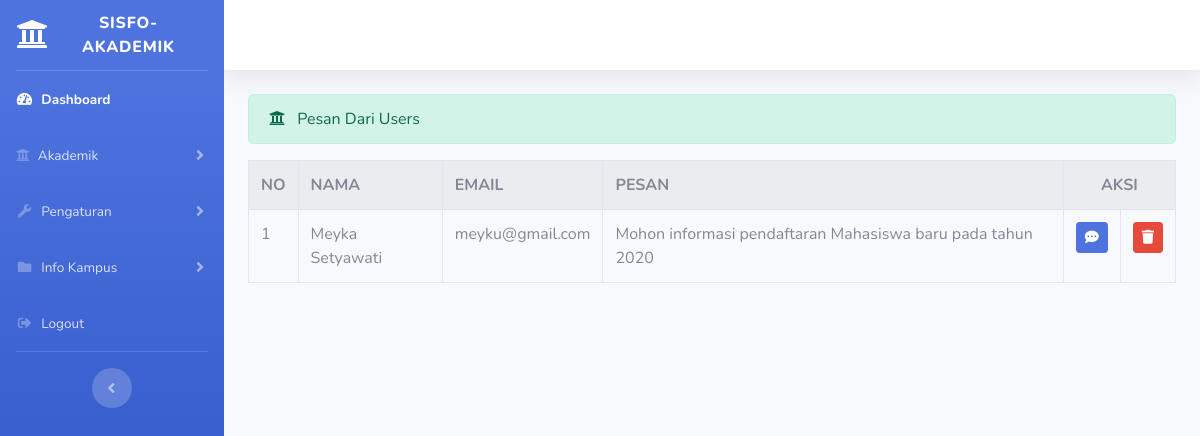
The app's page /index.php/administrator/hubungi_kami with its own data.
### tables this page shows
CREATE TABLE `hubungi` (
  `id_hubungi` int(11) NOT NULL,
  `nama` varchar(50) NOT NULL,
  `email` varchar(50) NOT NULL,
  `pesan` varchar(350) NOT NULL
);

### application/controllers/administrator/hubungi_kami.php (called while the page is built, shortened)
<?php
class Hubungi_kami extends CI_Controller {
	public function index()
	{
        $data['hubungi'] = $this->hubungi_model->tampil_data('hubungi')->result();
		$this->load->view('templates_administrator/header');
        $this->load->view('templates_administrator/sidebar');
        $this->load->view('administrator/hubungi_kami', $data);
        $this->load->view('templates_administrator/footer');
    }
}

### index.php (called while the page is built, shortened)
<?php
require_once BASEPATH.'core/CodeIgniter.php';

### application/models/hubungi_model.php (called while the page is built, shortened)
<?php
class Hubungi_model extends CI_Model {
    public function tampil_data($table)
    {
        return $this->db->get($table);
    }
}

### application/views/administrator/hubungi_kami.php (the view, shortened to what this page needs)
<div class="container-fluid">
    <div class="alert alert-success" role="alert">
    <i class="fas fa-university mr-2"></i> Pesan Dari Users
    </div>
    <table class="table table-bordered table-striped table-hover mt-3">
        <tr>
            <th>NO</th>
            <th>NAMA</th>
            <th>EMAIL</th>
            <th>PESAN</th>
            <th colspan="2" class="text-center">AKSI</th>
        </tr>
        <?php $no = 1; ?>
        <?php foreach ($hubungi as $hub) : ?>
            <tr>
                <td width="20px"><?= $no; ?></td>
                <td><?= $hub->nama; ?></td>
                <td><?= $hub->email; ?></td>
                <td><?= $hub->pesan; ?></td>
                <td width="20px"><?= anchor('administrator/hubungi_kami/kirim_email/'.$hub->id_hubungi, '<div class="btn btn-sm btn-primary"><i class="fas fa-comment-dots"><i></div>'); ?></td>
                <td width="20px"><?= anchor('administrator/hubungi_kami/delete/'.$hub->id_hubungi, '<div class="btn btn-sm btn-danger"><i class="fa fa-trash"><i></div>'); ?></td>
            </tr>
            <?php $no++; ?>
        <?php endforeach; ?>
    </table>
</div>

### records on screen
hubungi: nama "Meyka Setyawati", email "meyku@gmail.com", pesan "Mohon informasi pendaftaran Mahasiswa baru pada tahun 2020"
